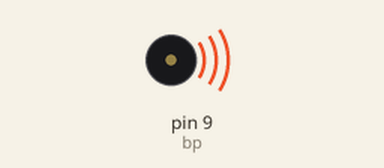
Bench run of a sketch on a simulated Arduino Uno, built with avr-gcc and run on an emulated ATmega328P. Parts: buzzer (waves = sounding).

Above: at 0.5 s.
Timing chart, 0 to 4.6 s (numbered marks = the images above):
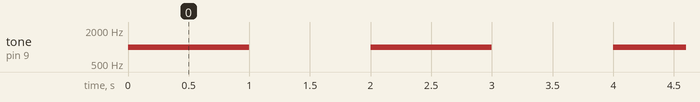

Measured:
- by itself, tone on pin 9 (bp): alternates 1000 Hz for 1.0 s and silent for 1.0 s

The sketch:

P5.ino
```cpp
#define bp 9

void setup(){
  pinMode(bp,OUTPUT);
}

void loop(){
  tone(bp,1000);
  delay(1000);
  noTone(bp);
  delay(1000);
}
```
